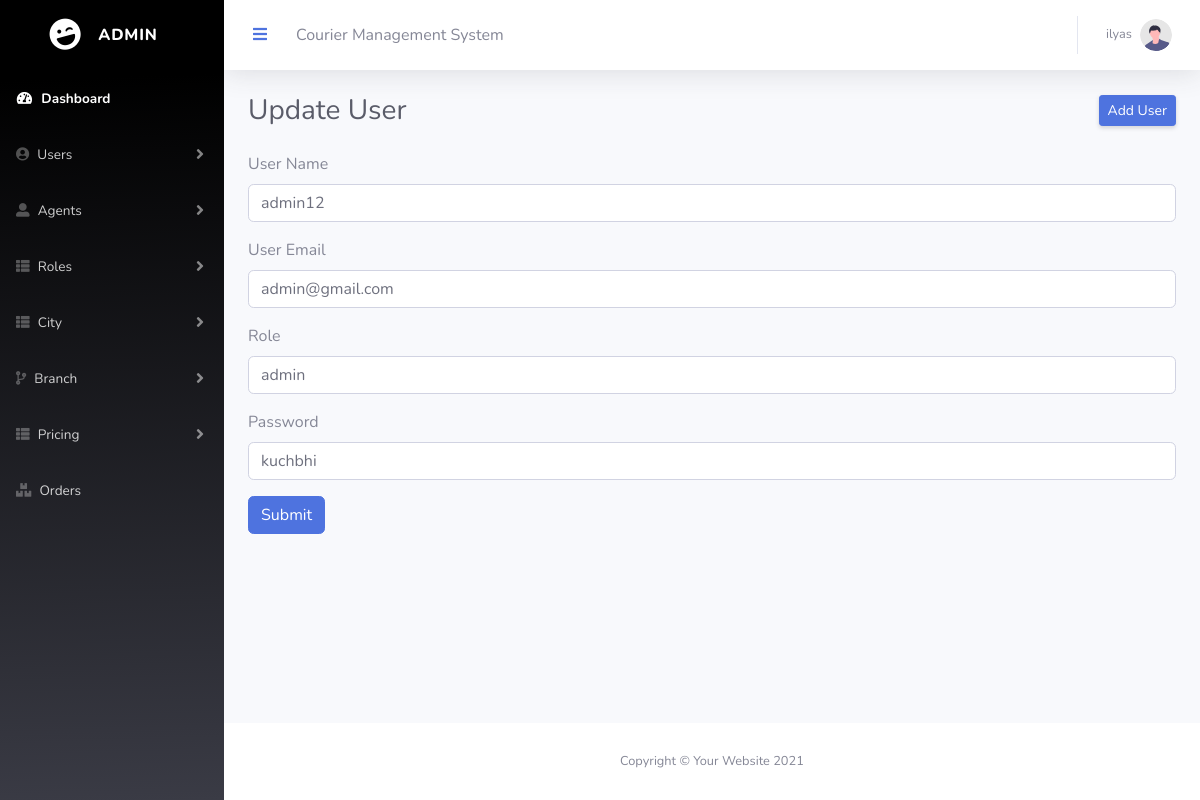
The app's page /Eproject/admin/edituser.php?id=1 (signed in), older data.
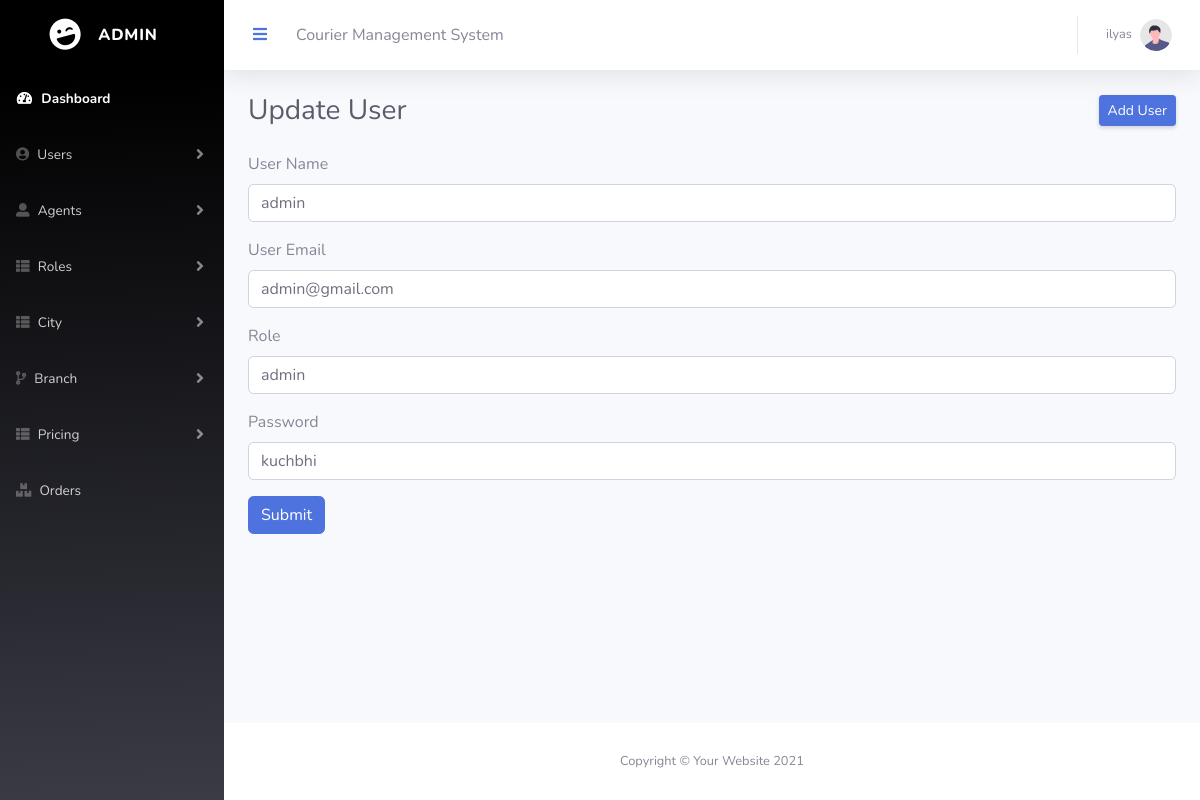
The same page, newer data.
### tables this page shows
CREATE TABLE `tbl_user` (
  `u_id` int(11) NOT NULL,
  `u_name` varchar(50) NOT NULL,
  `u_email` varchar(50) NOT NULL,
  `r_id` int(11) NOT NULL,
  `password` varchar(20) NOT NULL,
  `status` int(11) NOT NULL
);

### Eproject/admin/edituser.php (the view, shortened to what this page needs)
<?php
include('connection.php');
$id = $_GET['id'];
$select_q ='SELECT * FROM `tbl_role`';
$run_q = mysqli_query($conn, $select_q);
$fetch_selected_r ="SELECT * FROM `tbl_user` WHERE u_id = $id";
$run_query = mysqli_query($conn,$fetch_selected_r );
$row = mysqli_fetch_array($run_query);
?>
                <?php include('topbar.php')?>
                <div class="container-fluid">
                    <div class="d-sm-flex align-items-center justify-content-between mb-4">
                        <h1 class="h3 mb-0 text-gray-800">Update User</h1>
                        <a href="useradd.php" class="d-none d-sm-inline-block btn btn-sm btn-primary shadow-sm"> Add User</a>
                    </div>
                </div>
                <div class="container">
  <form method="POST" enctype="multipart/form-data">
    <div class="mb-3">
        <label  class="form-label">User Name</label>
        <input type="text" class="form-control" value ="<?php echo $row['u_name']; ?>" name="u_name">
      </div>
    <div class="mb-3">
      <label  class="form-label">User Email</label>
      <input type="email" class="form-control" value ="<?php echo $row['u_email']; ?>" name="u_email">
    </div>
    <div class="mb-3">
    <label  class="form-label">Role</label>
    <select class="form-control" name="r_name">
   <?php while ($data = mysqli_fetch_array($run_q)) { ?>
      <option value="<?php echo $data['r_id']; ?>"><?php echo $data['r_name']; ?></option>
   <?php } ?>
</select>
  </div>
  <div class="mb-3">
    <label  class="form-label">Password</label>
    <input type="text" class="form-control" value="<?php echo $row['password'];?>" name="u_pass">
  </div>
    <button type="submit" class="btn btn-primary" name="btnupdate">Submit</button>
  </form>
</div>
            </div>
       <?php include('footer.php')?>

Row changes from the older to the newer data that the page shows:
changed tbl_user "admin@gmail.com": u_name "admin12" → "admin"
